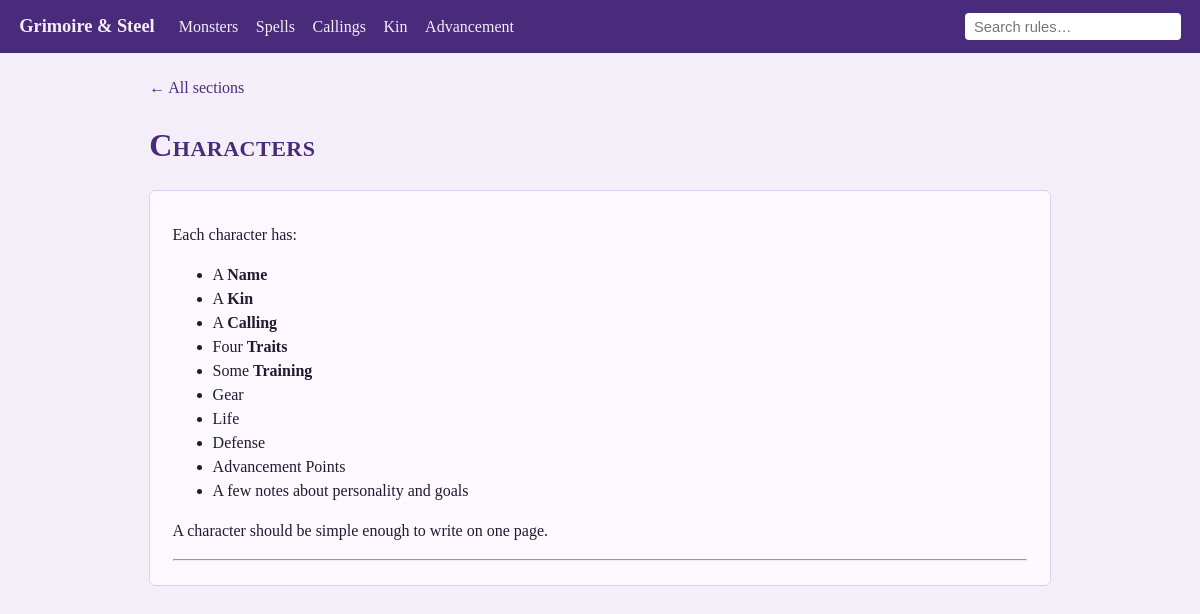
/section/characters, run on the app's committed database.
### tables this page shows
CREATE TABLE section (
    section_id INTEGER PRIMARY KEY,
    section_number INTEGER,
    title TEXT NOT NULL,
    heading TEXT NOT NULL,
    slug TEXT NOT NULL UNIQUE,
    body_markdown TEXT NOT NULL,
    sort_order INTEGER NOT NULL UNIQUE,
    CHECK (sort_order > 0)
) STRICT;

### app/app.py (the view)
@app.route("/section/<slug>")
def section(slug):
    db = get_db()
    row = db.execute("SELECT * FROM section WHERE slug = ?", (slug,)).fetchone()
    if row is None:
        abort(404)
    nav = db.execute(
        "SELECT slug, title FROM section ORDER BY sort_order"
    ).fetchall()
    return render_template(
        "section.html", section=row, body_html=render_markdown(row["body_markdown"]), nav=nav
    )

### app/app.py (called while the page is built)
@app.after_request
def allow_local_control(resp):
    resp.headers["Access-Control-Allow-Origin"] = "*"
    return resp

def get_db():
    if "db" not in g:
        if not DB.exists():
            raise RuntimeError(f"{DB} not found - run 'py gns/build/load_gns.py' first.")
        g.db = sqlite3.connect(DB)
        g.db.row_factory = sqlite3.Row
    return g.db

    def render_markdown(text):
        return _markdown.markdown(text or "", extensions=["tables", "fenced_code", "sane_lists"])

### app/templates/section.html (shortened to what this page needs)
{% extends "base.html" %}
{% block content %}
  <p><a class="back" href="{{ url_for('index') }}">&larr; All sections</a></p>
  <h1>{{ section['title'] }}</h1>
  <article class="section">{{ body_html|safe }}</article>
{% endblock %}

### app/templates/base.html (style rules this page uses)
:root { --ink:#211a30; --paper:#f3eef7; --accent:#4a2a7a; --accent2:#7a1f12; }
* { box-sizing: border-box; }
body { margin:0; font-family: Georgia, "Times New Roman", serif; background: var(--paper); color: var(--ink); line-height:1.5; }
h1,h2 { font-variant: small-caps; letter-spacing:.5px; color:var(--accent); }
article.section { background:#fbf9fe; border:1px solid #ddd0ee; border-radius:6px; padding:1rem 1.4rem; }
a.back { color:var(--accent); text-decoration:none; }

### data on the page
section: title "Characters"
section: title "Each character has: A Name A Kin A Calling Four Traits Some Training Gear Life Defense Advancement Points A few notes about personality and goals A character should be simple enough to write on one page."
